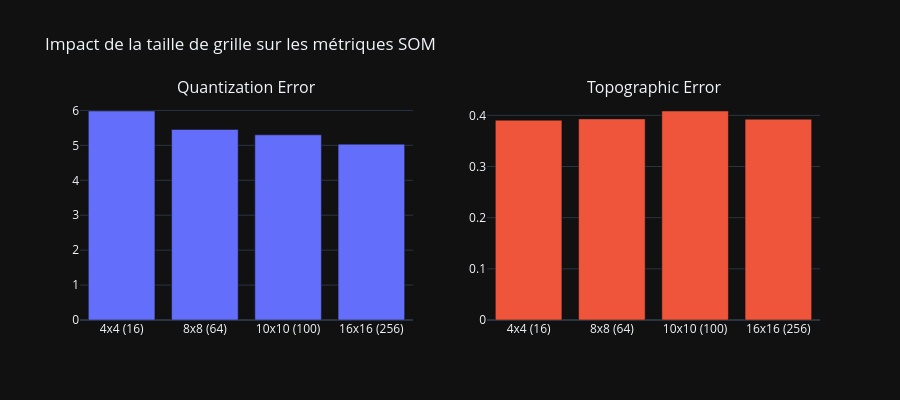

Write notebook code for a chart like this one.
### Code cell
labels = [f"{gs[0]}x{gs[1]}\n({gs[0]*gs[1]})" for gs, _, _ in sweep_results]
qes = [r[1] for r in sweep_results]
tes = [r[2] for r in sweep_results]

fig = make_subplots(rows=1, cols=2, subplot_titles=["Quantization Error", "Topographic Error"])

fig.add_trace(
    go.Bar(x=labels, y=qes, marker_color="#636efa", name="QE"),
    row=1, col=1
)
fig.add_trace(
    go.Bar(x=labels, y=tes, marker_color="#EF553B", name="TE"),
    row=1, col=2
)

fig.update_layout(
    title_text="Impact de la taille de grille sur les métriques SOM",
    template="plotly_dark",
    showlegend=False,
    height=400, width=900
)
fig.show()

### Figure 1 — Plotly figure (JSON) as saved in the notebook; plotly's stock layout.template omitted (floating-point values rounded to 4 significant figures)
{"data": [{"marker": {"color": "#636efa"}, "name": "QE", "type": "bar", "x": ["4x4\n(16)", "8x8\n(64)", "10x10\n(100)", "16x16\n(256)"], "xaxis": "x", "y": [5.984, 5.457, 5.301, 5.035], "yaxis": "y"}, {"marker": {"color": "#EF553B"}, "name": "TE", "type": "bar", "x": ["4x4\n(16)", "8x8\n(64)", "10x10\n(100)", "16x16\n(256)"], "xaxis": "x2", "y": [0.3905, 0.3931, 0.4085, 0.3924], "yaxis": "y2"}], "layout": {"annotations": [{"font": {"size": 16}, "showarrow": false, "text": "Quantization Error", "x": 0.225, "xanchor": "center", "xref": "paper", "y": 1, "yanchor": "bottom", "yref": "paper"}, {"font": {"size": 16}, "showarrow": false, "text": "Topographic Error", "x": 0.775, "xanchor": "center", "xref": "paper", "y": 1, "yanchor": "bottom", "yref": "paper"}], "height": 400, "showlegend": false, "title": {"text": "Impact de la taille de grille sur les métriques SOM"}, "width": 900, "xaxis": {"anchor": "y", "domain": [0, 0.45]}, "xaxis2": {"anchor": "y2", "domain": [0.55, 1]}, "yaxis": {"anchor": "x", "domain": [0, 1]}, "yaxis2": {"anchor": "x2", "domain": [0, 1]}}}
